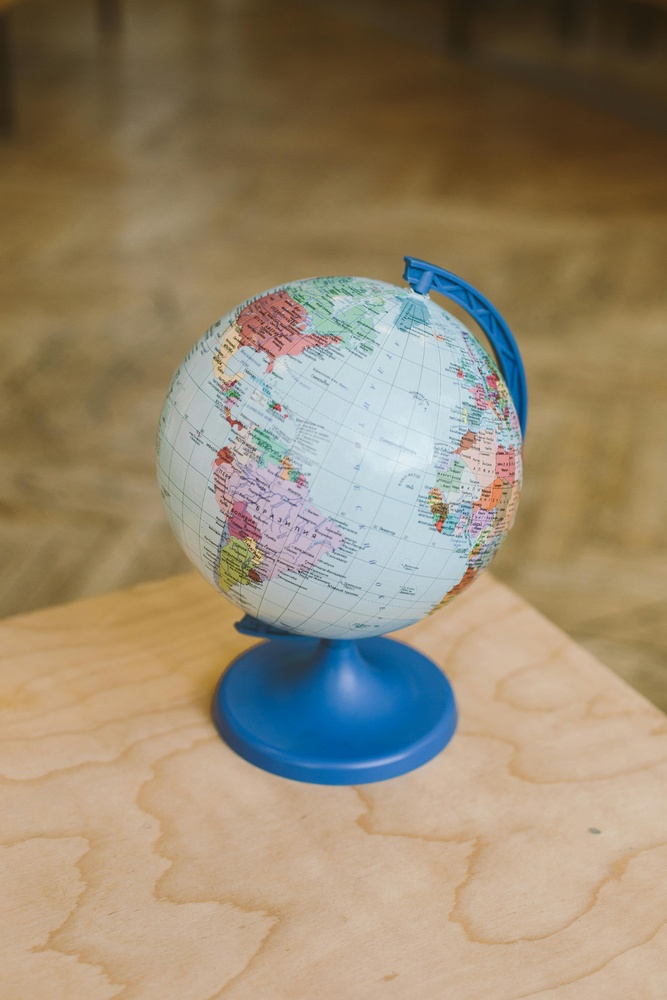
#> input picture Globe.jpg, 667 x 1000 px, shrunk from 3702 x 5553 before the run
$ jupyter execute Code.ipynb
#> lines starting #> are read from the running program, lines starting #| are printed output that depends on the picture; after the words box and inside, x2 and y2 are one past the last pixel; in counts of white or black regions, pixels touching at a corner belong together
1. Import Library

[cell 1]
import numpy as np
from PIL import Image
import matplotlib.pyplot as plt
import seaborn as sns

2. Threshold Function

[cell 2]
def threshold_image(im,th):
    thresholded_im = np.zeros(im.shape)
    thresholded_im[im >= th] = 1
    return thresholded_im

3. Otsu's Function

[cell 3]
def compute_otsu_criteria(im, th):
    thresholded_im = threshold_image(im,th)
    nb_pixels = im.size
    nb_pixels1 = np.count_nonzero(thresholded_im)
    weight1 = nb_pixels1 / nb_pixels
    weight0 = 1 - weight1
    if weight1 == 0 or weight0 == 0:
        return np.inf
    val_pixels1 = im[thresholded_im == 1]
    val_pixels0 = im[thresholded_im == 0]
    var0 = np.var(val_pixels0) if len(val_pixels0) > 0 else 0
    var1 = np.var(val_pixels1) if len(val_pixels1) > 0 else 0
    return weight0 * var0 + weight1 * var1

4. Genetic Algorhythm

[cell 4]
def geneticAlgorhytm(im):
    jumlah_data = 10
    low = 0
    high = np.max(im) + 1
    interval_size = (high - low) / jumlah_data
    threshold_range = np.array([np.random.randint(low + int(i * interval_size), low + int((i + 1) * interval_size))for i in range(jumlah_data)])
    # print(threshold_range)
    print("Inisiasi = "+ str(threshold_range) + "\n")
    for generation in range(50):
        print("Generasi Ke-" + str(generation))
        criterias = np.array([compute_otsu_criteria(im,th) for th in threshold_range])
        sorted_indices = np.argsort(criterias)
        num_parents = 3
        parents = threshold_range[sorted_indices[:num_parents]]

        offspring = []
        while len(offspring) < jumlah_data - num_parents:
            if np.random.rand() < 0.75:
                parent1, parent2 = np.random.choice(parents, 2, replace=False)
                parent1bin = format(parent1, f"0{8}b")
                parent2bin = format(parent2, f"0{8}b")
                crossover_point = np.random.randint(1, 8)
                satudua = np.random.randint(0, 1)
                if satudua: childbin = parent1bin[:crossover_point] + parent2bin[crossover_point:]
                else: childbin = parent2bin[:crossover_point] + parent1bin[crossover_point:]
                child = int(childbin, 2)
                offspring.append(child)
            else:
                offspring.append(np.random.choice(parents))

        for i in range(len(offspring)):
            if np.random.rand() < 0.2:
                binernya = list(format(offspring[i], f"0{8}b"))
                mutasi_point = np.random.randint(1, 8)
                binernya[mutasi_point-1] = '0' if binernya[mutasi_point-1] == '1' else '1'
                offspring[i] = int(''.join(binernya), 2)

        threshold_range = np.concatenate((parents, offspring))
        print(threshold_range)
        if len(set(offspring)) == 1:
            print(f"Konvergen di generasi ke-{generation}")
            break

    final_fitness = np.array([compute_otsu_criteria(im, th) for th in threshold_range])
    best_threshold = threshold_range[np.argmin(final_fitness)]
    return best_threshold

5. Main Function

[cell 5]
path_image = 'Globe.jpg'
im = np.asarray(Image.open(path_image).convert("L"))
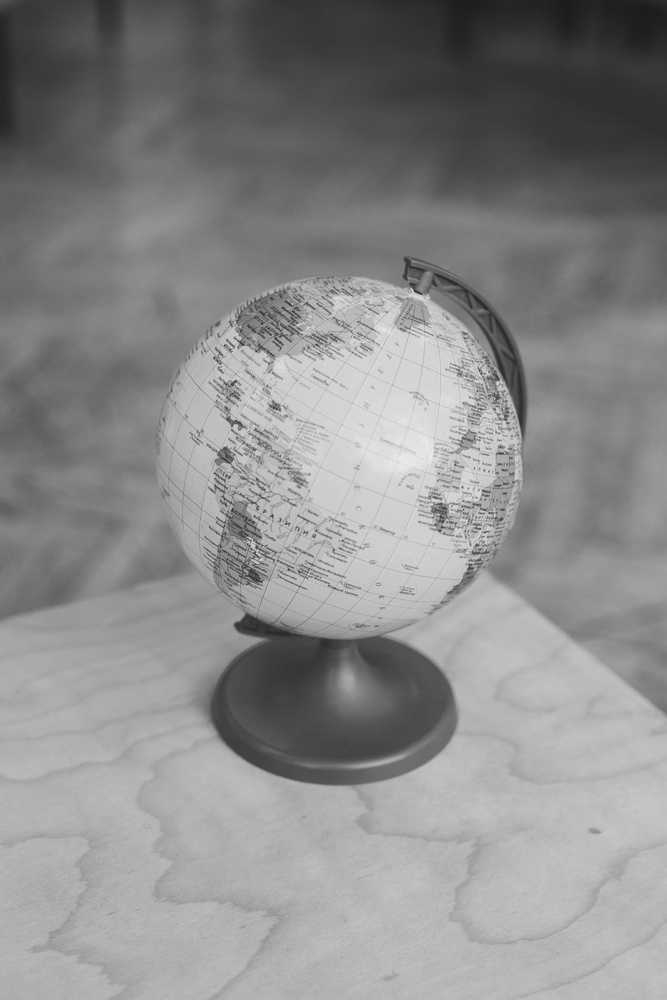
#> im: shape (1000, 667); min 28, max 238, mean 138
th_from_GA = geneticAlgorhytm(im)
#> in geneticAlgorhytm, `high = np.max(im) + 1`: high = 239
#> in geneticAlgorhytm, `interval_size = (high - low) / jumlah_data`: interval_size = 23.9
#> in geneticAlgorhytm, `threshold_range = np.array([np.random.randint(low + int(i * interval_s..`: threshold_range = [12, 38, 68, 71, 98, 122, 150, 176, 210, 236]
#| Inisiasi = [ 12  38  68  71  98 122 150 176 210 236]
#> the loop in geneticAlgorhytm, `for generation in range(50):` made 8 passes
#> (sorted_indices, threshold_range) on passes 2 to 6: ([0, 1, 8, 2, 7, 6, 5, 9, 4, 3], [150, 122, 122, 250, 234, 122, 114, 114, 154, 122]), ([0, 1, 2, 5, 9, 8, 7, 6, 4, 3], [150, 122, 122, 122, 122, 122, 146, 118, 122, 122]), ([6, 0, 2, 1, 3, 4, 5, 8, 9, 7], [146, 150, 122, 154, 186, 146, 122, 150, 150, 150]), ([0, 5, 7, 1, 9, 8, 6, 2, 3, 4], [146, 146, 150, 150, 150, 146, 146, 146, 146, 146]), ([0, 1, 6, 5, 7, 8, 9, 2, 4, 3], [146, 146, 146, 146, 130, 150, 146, 146, 146, 146])
#> (sorted_indices, threshold_range) on pass 1: ([6, 5, 4, 7, 3, 2, 8, 1, 9, 0], [150, 122, 98, 250, 22, 98, 98, 98, 122, 90])
#| [150 122  98 250  22  98  98  98 122  90]
#| [150 122 122 250 234 122 114 114 154 122]
#| [150 122 122 122 122 122 146 118 122 122]
#| [146 150 122 154 186 146 122 150 150 150]
#| [146 146 150 150 150 146 146 146 146 146]
#| [146 146 146 146 130 150 146 146 146 146]
#| [130 146 146 146 130  18 130 154 146 146]
#| [130 130 130 130 130 130 130 130 130 130]
#> pass 1, in compute_otsu_criteria (call 2), `thresholded_im = threshold_image(im,th)`:
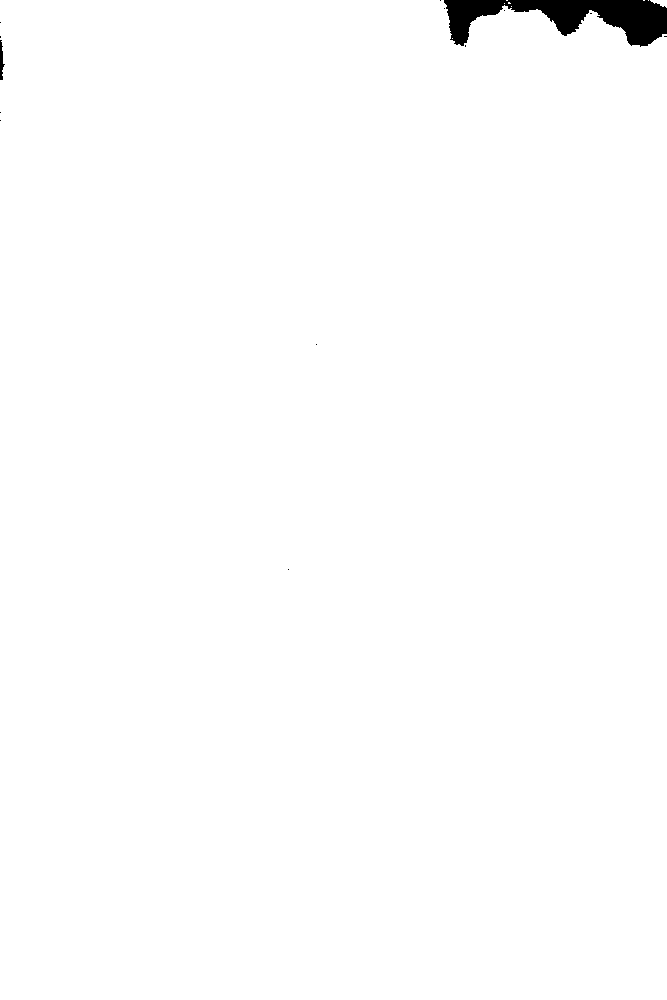
#> thresholded_im: shape (1000, 667) float64; values 0 (black) and 1 (white), 99.2% white; 14 black regions (12 under 20 px), largest, box (x1, y1, x2, y2) and area: (444, 0, 667, 47) 5416, (0, 40, 5, 80) 109
#> pass 1, in compute_otsu_criteria (call 3), `thresholded_im = threshold_image(im,th)`:
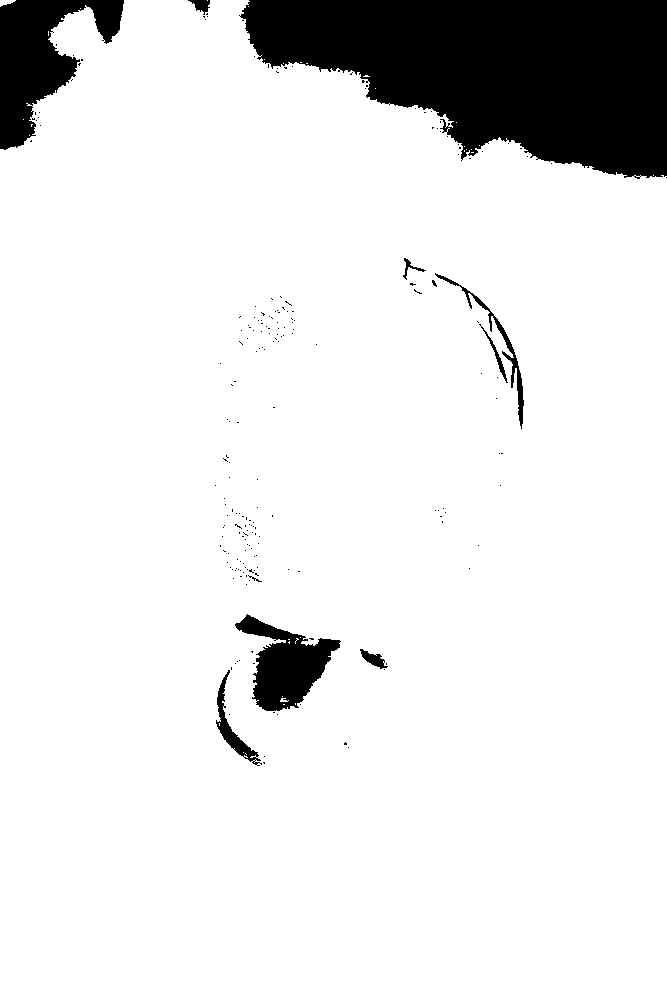
#> thresholded_im: shape (1000, 667) float64; values 0 (black) and 1 (white), 89.8% white; 213 black regions (203 under 20 px), largest, box (x1, y1, x2, y2) and area: (239, 0, 667, 179) 51579, (0, 0, 124, 150) 8894, (235, 614, 341, 711) 4880
#> in geneticAlgorhytm, `final_fitness = np.array([compute_otsu_criteria(im, th) for th in thre..`: final_fitness = [569.3, 569.3, 569.3, 569.3, 569.3, 569.3, 569.3, 569.3, 569.3, 569.3]
#> in geneticAlgorhytm, `best_threshold = threshold_range[np.argmin(final_fitness)]`: best_threshold = 130
#> th_from_GA = 130
im_otsu = threshold_image(im,th_from_GA)
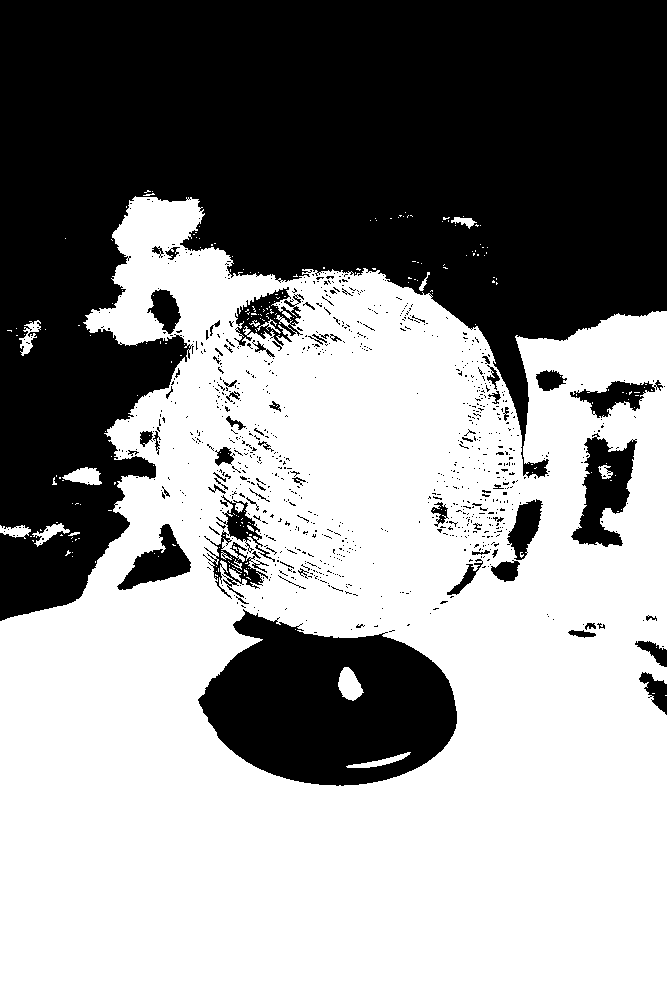
#> im_otsu: shape (1000, 667) float64; values 0 (black) and 1 (white), 57.6% white; 912 black regions (843 under 20 px), largest, box (x1, y1, x2, y2) and area: (0, 0, 667, 621) 230996, (198, 609, 457, 786) 30702, (571, 433, 637, 547) 3892

6. Testing input image

[cell 6]
import matplotlib.image as mpimg
image = mpimg.imread(path_image)
#> image is the input picture: shape (1000, 667, 3); mean R, G, B 151.4, 136.3, 111.8
plt.imshow(image)
plt.show()

7. Original (in Greyscale vs After Otsu's Method)

[cell 7]
plt.figure(figsize=(20,10))
plt.subplot(1,2,1)
plt.title('Original', fontsize=20)
plt.imshow(im, cmap="gray")
plt.subplot(1, 2, 2)
plt.title(f"Otsu's Thresholding (th = {th_from_GA})", fontsize=20)
plt.imshow(im_otsu, cmap="gray")
plt.tight_layout()
